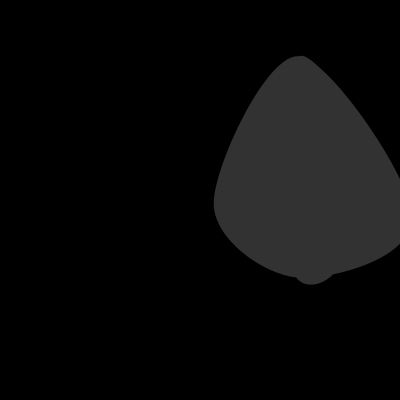
Frame 1 (no input)
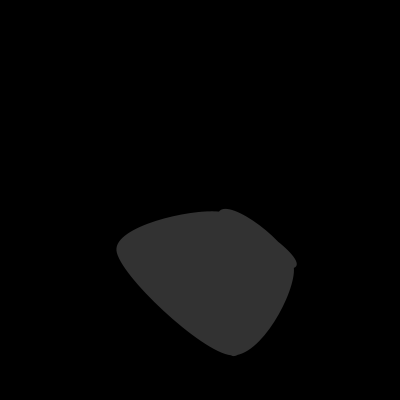
Frame 2 (the mouse pressed at the canvas centre, redrawn once)

The Processing sketch that drew these frames (run headless with seeded random() and noise(); the mouse was pressed at the canvas centre and the sketch redrawn once):

// Processing sketch: processing_80838
// ── processing_80838.pde

Bioform bf0;
Bioform bf1;
Bioform bf2;
Bioform bf3;

float posax;
float posay;
float posbx;
float posby;
float poscx;
float poscy;
float sc0;


void setup() {
  background(0);
  size(400, 400);

  bf1 = new Bioform(width, height);
    bf2 = new Bioform(width, height);
      bf3 = new Bioform(width, height);
   
        bf0 = new Bioform(width, height);
//  float w = width;
//float h = height;
}
 
void draw() {
  posax = random(width/4,(2*width)/3);
  posay =random(height/16,(height/3+height/2));
  
   posbx = random(posax/1.5);
  posby =random(posay/1.5);
  
   poscx = random(posbx/3);
  poscy =random(posby/3);
  

  noLoop();
  background(0);
smooth();
noStroke();
fill(#FFFFFF,50);
     bf0 = new Bioform(width, height);

  bf1 = new Bioform(width, height);
    bf2 = new Bioform(width, height);
      bf3 = new Bioform(width, height);
   
        bf0 = new Bioform(width, height);




  if(posax > width/2){
        sc0=.3;
    pushMatrix();
    translate(posbx,posby);
 scale(.15,.15);
    bf1.appear();
     popMatrix();
     pushMatrix();
     translate(poscx,poscy);
     scale(.1,.1);
     bf2.appear();
     popMatrix();
  } else{sc0=.5;}
  println(posax +" " +(2*width)/4);
  pushMatrix();
translate(posax,posay);
scale(sc0,sc0);
    bf0.appear();
    popMatrix();
/*
translate(width/4,height/4);
scale(.5,.5);
  bf0.appear();
  scale(.7,.7);translate(width/10,height/10);
    bf1.appear();translate(width/10,height/10);
    scale(.7,.7);
    bf2.appear();
  filter(BLUR, 8);
 */
}
class Bioform {
 
 
  float [] p1x;
  float [] p1y;
  float [] p2x;
  float [] p2y;
  float [] c1x;
  float [] c1y;
  float [] c2x;
  float [] c2y;
 
  Bioform(float w, float h) {  
    p1x = new float[4];
    p1x[0] = w/2+random(-w/4, w/4);
    p1x[1] =w+random(-w/4, w/4);
    p1x[2] = w/2+random(-w/4, w/4);
    p1x[3] =random(-w/4, w/4);
//    p1x[4] = w/2+random(-w/4+w/4);
//    p1x[5] =w/6+random(-w/4, w/4);
//    p1x[6] = random(-w/4, w/4);
//    p1x[7] =w/6+random(-w/4, w/4);
 
    p1y = new float[4];
    p1y[0] = random(-h/4, h/4);
    p1y[1] = h/2+random(-h/4, h/4);
    p1y[2] = h+random(-h/4, h/4);
    p1y[3] = h/2+random(-h/4, h/4);
//    p1y[4] = h+random(-h/4, h/4);
//    p1y[5] = (5*w)/6+random(-h/4, h/4);
//    p1y[6] = h/2+random(-h/4, h/4);
//    p1y[7] = h/6+random(-h/4, h/4);
 
//    p2x = new float[4];
//    p2x[0] =  w+random(-w/4, w/4);
//    p2x[1] =  w/2+random(w/2-w/4, w/2+w/4);
//    p2x[2] = random(-w/4, w/4);
//    p2x[3] = w/2+random(-w/4, w/4);
// 
//    p2y = new float[4];
//    p2y[0] = h/2+random(-h/4, h/4);
//    p2y[1] = h+random(-h/4, h/4);
//    p2y[2] = h/2+random(-h/4, h/4);
//    p2y[3] = 0+random(-h/4, h/4);
 
 
    c1x = new float[4];
    c1x[0] = (3*w)/4+random(-w/4, w/4);
    c1x[1] = w+random(-w/4, w/4);
    c1x[2] = w/4+random(-w/4, w/4);
    c1x[3] = random(-w/4, w/4);
 
    c1y = new float[4];
    c1y[0] = random(-h/4, h/4);
    c1y[1] = (3*h)/4+random(-h/4, h/4);
    c1y[2] = h+random(-h/4, h/4);
    c1y[3] = h/4+random(-h/4, h/4);
 
 
 
    c2x = new float[4];
    c2x[0] = w+random(-w/4, w/4);
    c2x[1] = (3*w)/4+random(-w/4, w/4);
    c2x[2] = random(-w/4, w/4);
    c2x[3] = w/4+random(-w/4, w/4);
 
    c2y = new float[4];
    c2y[0] = h/4+random(-h/4, h/4);
    c2y[1] = h+random(-h/4, h/4);
    c2y[2] = (3*h)/4+random(-h/4, h/4);
    c2y[3] = random(-h/4, h/4);
  }
 
  void appear() {
    beginShape();
       vertex(p1x[0], p1y[0]);
   for (int i=0;i<4;i++) {
  
    if(i==0||i==3){ 
      curveVertex(p1x[i], p1y[i]);    
     curveVertex(p1x[(i+1)%4], p1y[(i+1)%4]);

    
    curveVertex(p1x[(i+2)%4], p1y[(i+2)%4]);
  
}

curveVertex(p1x[i], p1y[i]);
//curveVertex(p1x[i], p1y[i]);
// curveVertex(p1x[(i+1)%4], p1y[(i+1)%4]);

    }
    endShape(CLOSE);
  }
}

class Form{

/* [] bio;
 Form() {  

 }
 
 void forming(){
 for(int i=0;i<=4;i++);
if 
*/
 }


void mousePressed()
{
  redraw();
}
